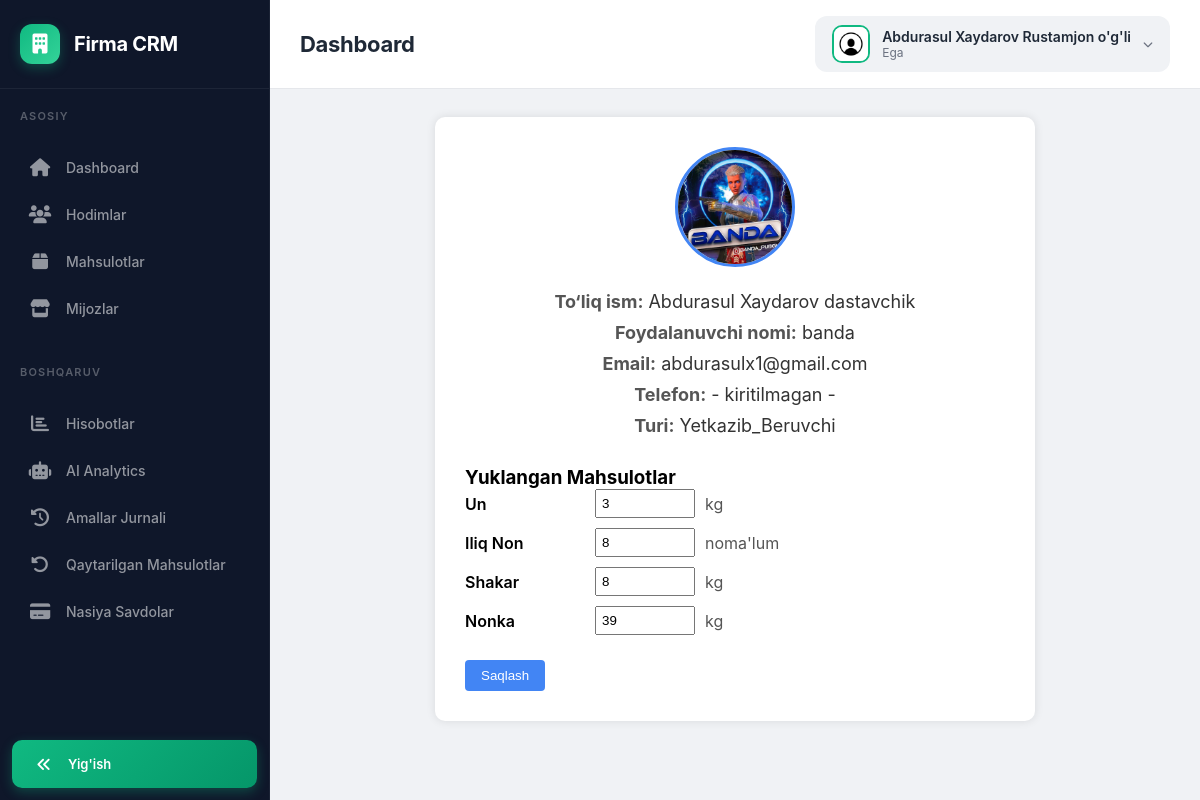
/profile/banda (signed in), run on the app's committed database.
### main/models.py (models this page shows, shortened)
class User(AbstractUser):
    id = models.BigAutoField(primary_key=True)
    USER_TYPES = (
        ('pazanda', 'Pazanda'),
        ('yetkazib_beruvchi', 'Yetkazib Beruvchi'),
        ('ega', 'Ega'),
    )
    login=models.CharField(max_length=255, blank=True, null=True)
    password = models.CharField(max_length=255, blank=True, null=True)
    tuliq_ismi = models.CharField(max_length=255, blank=True, null=True)
    type = models.CharField(max_length=20, choices=USER_TYPES)
    token = models.CharField(max_length=255, blank=True, null=True)
    tg_id = models.CharField(max_length=100, blank=True, null=True)
    tel_raqami = models.CharField(max_length=100, blank=True, null=True)
    is_active = models.BooleanField(default=True)
    @property
    def rasmi(self):
        if self.type == 'yetkazib_beruvchi':
            try:
                return YetkazibBeruvchi.objects.get(user=self).rasmi.url
            except YetkazibBeruvchi.DoesNotExist:
                return None
        elif self.type == 'pazanda':
            try:
                return Pazanda.objects.get(user=self).rasmi.url
            except Pazanda.DoesNotExist:
                return None
        return None

class YetkazibBeruvchi(models.Model):
    user = models.OneToOneField(User, on_delete=models.CASCADE)
    tuliq_ismi = models.CharField(max_length=255)
    rasmi = models.ImageField(upload_to='yetkazib/')
    bmh = models.TextField(verbose_name="Biriktirilgan mashina haqida")
    bmr = models.ImageField(upload_to='mashina_rasmlar/')
    mahsulotlar = models.TextField(null=True, blank=True)

class MahsulotTuri(models.Model):
    nomi = models.CharField(max_length=100)  # kg, dona, l
    def __str__(self):
        return self.nomi

### main/views.py (the view, shortened to what this page needs)
# urls.py: path('profile/<str:username>', profile_view, name='profile'),
@login_required(login_url='login')
def profile_view(request, username):
    user =  User.objects.get(username=username)
    if request.method == 'GET':
        if request.user.type ==  'yetkazib_beruvchi':
            return render(request, 'ytprofile.html', {'user': user})
        elif request.user.type == 'pazanda':
            return render(request, 'pzprofile.html', {'user': user})
        elif request.user.type=='ega':
            if user.type == 'yetkazib_beruvchi':
                yuklamalar = mahsulotlar_miqdori( YetkazibBeruvchi.objects.get(user=user).mahsulotlar) or []
                return render(request, 'egayt.html',{'user': user,'yuklamalar': yuklamalar})
            return render(request, 'egaprofile.html', {'user': user})

### main/templates/egayt.html (shortened to what this page needs)
{% extends 'egabase.html' %}
{% load static %}
{% block content %}
<div class="profile-container">
    <img src="{% if user.rasmi %}{{ user.rasmi }}{% else %}{% static 'images/default_avatar.jpg' %}{% endif %}" alt="Avatar" class="profile-image">
    <div class="profile-info">
        <span class="profile-label">To‘liq ism:</span> {{ user.tuliq_ismi }}
    </div>
    <div class="profile-info">
        <span class="profile-label">Foydalanuvchi nomi:</span> {{ user.username }}
    </div>
    <div class="profile-info">
        <span class="profile-label">Email:</span> {{ user.email }}
    </div>
    <div class="profile-info">
        <span class="profile-label">Telefon:</span> {{ user.telefon|default:"- kiritilmagan -" }}
    </div>
    <div class="profile-info">
        <span class="profile-label">Turi:</span> {{ user.type|title }}
    </div>
    {% if user.type == "yetkazib_beruvchi" %}
    <div class="products-container">
        <h3>Yuklangan Mahsulotlar</h3>
        <form method="POST">
            {% for mahsulot in yuklamalar %}
            <div class="product-row">
                <label>{{ mahsulot.nom }}</label>
                <input type="number" name="{{ mahsulot.nom }}" value="{{ mahsulot.miqdor }}" min="0" step="any" required>
                <span class="product-type">{{ mahsulot.turi }}</span>
            </div>
            {% endfor %}
            <button type="submit" style="margin-top: 15px; padding: 8px 16px; background: #4285f4; color: #fff; border: none; border-radius: 4px; cursor: pointer;">
                Saqlash
            </button>
        </form>
    </div>
    {% endif %}
</div>
{% endblock %}

### main/templates/egabase.html (shortened to what this page needs)
<!DOCTYPE html>
{% load static %}
<html lang="uz">
<head>
    <link rel="stylesheet" href="https://cdnjs.cloudflare.com/ajax/libs/font-awesome/6.4.0/css/all.min.css">
</head>
<body>
    <aside class="sidebar" id="sidebar">
        <div class="sidebar-inner">
            <div class="sidebar-header">
                <div class="sidebar-logo"><i class="fa-solid fa-building"></i></div>
                <span class="sidebar-brand">Firma CRM</span>
            </div>
            <div class="sidebar-menu-wrapper">
                <div class="sidebar-section-label">Asosiy</div>
                <ul class="sidebar-menu">
                    <li class="menu-item">
                        <a href="{% url 'main' %}" class="menu-link {% if request.path == '/' %}active{% endif %}"
                            data-title="Dashboard">
                            <span class="menu-icon"><i class="fa-solid fa-house"></i></span>
                            <span class="menu-text">Dashboard</span>
                        </a>
                    </li>
                    <li class="menu-item">
                        <a href="{% url 'hodimlar_list' %}"
                            class="menu-link {% if '/hodimlar/' in request.path or '/edituser/' in request.path or '/createuser/' in request.path %}active{% endif %}"
                            data-title="Hodimlar">
                            <span class="menu-icon"><i class="fa-solid fa-users"></i></span>
                            <span class="menu-text">Hodimlar</span>
                        </a>
                    </li>
                    <li class="menu-item">
                        <a href="{% url 'mahsulotlar_list' %}"
                            class="menu-link {% if '/mahsulotlar/' in request.path or '/product/' in request.path %}active{% endif %}"
                            data-title="Mahsulotlar">
                            <span class="menu-icon"><i class="fa-solid fa-box"></i></span>
                            <span class="menu-text">Mahsulotlar</span>
                        </a>
                    </li>
                    <li class="menu-item">
                        <a href="{% url 'mijozlar_list' %}"
                            class="menu-link {% if '/mijozlar/' in request.path or '/mijoz/' in request.path %}active{% endif %}"
                            data-title="Mijozlar">
                            <span class="menu-icon"><i class="fa-solid fa-store"></i></span>
                            <span class="menu-text">Mijozlar</span>
                        </a>
                    </li>
                </ul>
                <div class="sidebar-section-label">Boshqaruv</div>
                <ul class="sidebar-menu">
                    <li class="menu-item">
                        <a href="{% url 'hisobotlar' %}"
                            class="menu-link {% if '/hisobotlar/' in request.path %}active{% endif %}"
                            data-title="Hisobotlar">
                            <span class="menu-icon"><i class="fa-solid fa-chart-bar"></i></span>
                            <span class="menu-text">Hisobotlar</span>
                        </a>
                    </li>
                    <li class="menu-item">
                        <a href="{% url 'analytics_dashboard' %}"
                            class="menu-link {% if '/analytics/' in request.path %}active{% endif %}"
                            data-title="AI Analytics">
                            <span class="menu-icon"><i class="fa-solid fa-robot"></i></span>
                            <span class="menu-text">AI Analytics</span>
                        </a>
                    </li>
                    <li class="menu-item">
                        <a href="{% url 'amallog' %}"
                            class="menu-link {% if '/amallar/' in request.path %}active{% endif %}"
                            data-title="Amallar Jurnali">
                            <span class="menu-icon"><i class="fa-solid fa-clock-rotate-left"></i></span>
                            <span class="menu-text">Amallar Jurnali</span>
                        </a>
                    </li>
                    <li class="menu-item">
                        <a href="{% url 'qaytarishlar' %}"
                            class="menu-link {% if '/qaytarishlar/' in request.path %}active{% endif %}"
                            data-title="Qaytarilgan Mahsulotlar">
                            <span class="menu-icon"><i class="fa-solid fa-rotate-left"></i></span>
                            <span class="menu-text">Qaytarilgan Mahsulotlar</span>
                        </a>
                    </li>
                    <li class="menu-item">
                        <a href="{% url 'nasiya_savdolar' %}"
                            class="menu-link {% if '/nasiya-savdolar/' in request.path %}active{% endif %}"
                            data-title="Nasiya Savdolar">
                            <span class="menu-icon"><i class="fa-solid fa-credit-card"></i></span>
                            <span class="menu-text">Nasiya Savdolar</span>
                        </a>
                    </li>
                </ul>
            </div>
            <div class="sidebar-toggle" onclick="toggleSidebar()">
                <i class="fa-solid fa-angles-left"></i>
                <span class="toggle-text">Yig'ish</span>
            </div>
        </div>
    </aside>
    <div class="main-wrapper">
        <header class="top-header">
            <div class="header-left">
                <div>
                    <h1 class="header-title" id="pageTitle">{% block page_title %}Dashboard{% endblock %}</h1>
                </div>
            </div>
            <div class="header-actions">
                <div class="user-profile" id="userProfile" onclick="toggleUserDropdown()">
                    <img src="{% if request.user.rasmi %}{{ request.user.rasmi.url }}{% else %}{% static 'images/default_avatar.jpg' %}{% endif %}"
                        alt="Avatar" class="user-avatar">
                    <div class="user-info">
                        <span class="user-name">{{ request.user.tuliq_ismi }}</span>
                        <span class="user-role">Ega</span>
                    </div>
                    <span class="dropdown-toggle"><i class="fa-solid fa-chevron-down"></i></span>
                </div>
            </div>
        </header>
        <main class="main-content">
            {% block content %}
            {% endblock %}
        </main>
    </div>
</body>
</html>

### main/templates/egabase.html (style rules this page uses)
* { margin: 0; padding: 0; box-sizing: border-box; }
:root { --primary-color: #10b981; --primary-dark: #059669; --primary-glow: rgba(16, 185, 129, 0.3); --secondary-color: #667eea; --danger-color: #ef4444; --success-color: #22c55e; --warning-color: #f59e0b; --text-dark: #1f2937; --text-light: #6b7280; --bg-light: #f0f2f5; --bg-white: #ffffff; --border-color: #e5e7eb; --sidebar-width: 270px; --sidebar-collapsed: 78px; --sidebar-bg: #0f172a; --sidebar-hover: rgba(255, 255, 255, 0.06); }
body { font-family: 'Inter', -apple-system, BlinkMacSystemFont, 'Segoe UI', Roboto, sans-serif; background: var(--bg-light); min-height: 100vh; }
.sidebar { position: fixed; left: 0; top: 0; bottom: 0; width: var(--sidebar-width); background: var(--sidebar-bg); transition: all 0.3s cubic-bezier(0.4, 0, 0.2, 1); z-index: 1000; overflow-x: hidden; overflow-y: auto; border-right: 1px solid rgba(255, 255, 255, 0.05); }
.sidebar { scrollbar-width: none; }
.sidebar-header { padding: 24px 20px; border-bottom: 1px solid rgba(255, 255, 255, 0.06); display: flex; align-items: center; gap: 14px; }
.sidebar-inner { display: flex; flex-direction: column; height: 100%; }
.sidebar-menu-wrapper { flex: 1; overflow-y: auto; scrollbar-width: none; }
.sidebar-logo { width: 40px; height: 40px; background: linear-gradient(135deg, var(--primary-color), #34d399); border-radius: 12px; display: flex; align-items: center; justify-content: center; font-size: 20px; color: white; flex-shrink: 0; box-shadow: 0 4px 12px var(--primary-glow); }
.sidebar-brand { color: white; font-size: 20px; font-weight: 700; white-space: nowrap; opacity: 1; transition: opacity 0.3s ease; letter-spacing: -0.3px; }
.sidebar-toggle { display: flex; align-items: center; gap: 12px; padding: 16px 20px; margin: 8px 12px 12px; cursor: pointer; color: white; font-size: 13px; font-weight: 600; transition: all 0.25s ease; background: linear-gradient(135deg, var(--primary-color), var(--primary-dark)); border-radius: 10px; flex-shrink: 0; box-shadow: 0 4px 12px var(--primary-glow); }
.sidebar-toggle i { font-size: 15px; width: 24px; text-align: center; }
.sidebar-toggle .toggle-text { white-space: nowrap; opacity: 1; transition: opacity 0.3s ease; }
.sidebar-section-label { padding: 20px 20px 8px; font-size: 11px; font-weight: 600; text-transform: uppercase; letter-spacing: 1.2px; color: rgba(255, 255, 255, 0.3); }
.sidebar-menu { padding: 12px 0; list-style: none; }
.menu-item { margin: 2px 12px; }
.menu-link { display: flex; align-items: center; gap: 14px; padding: 12px 16px; color: rgba(255, 255, 255, 0.55); text-decoration: none; border-radius: 10px; transition: all 0.2s ease; position: relative; font-size: 14px; font-weight: 500; }
.menu-icon { font-size: 18px; width: 24px; text-align: center; flex-shrink: 0; transition: color 0.2s ease; }
.menu-text { white-space: nowrap; opacity: 1; transition: opacity 0.3s ease; }
.main-wrapper { margin-left: var(--sidebar-width); transition: margin-left 0.3s cubic-bezier(0.4, 0, 0.2, 1); min-height: 100vh; display: flex; flex-direction: column; }
.top-header { background: var(--bg-white); padding: 16px 30px; border-bottom: 1px solid var(--border-color); display: flex; justify-content: space-between; align-items: center; position: sticky; top: 0; z-index: 100; backdrop-filter: blur(10px); background: rgba(255, 255, 255, 0.95); }
.header-left { display: flex; align-items: center; gap: 16px; }
.header-title { font-size: 22px; font-weight: 700; color: var(--text-dark); letter-spacing: -0.3px; }
.header-actions { display: flex; align-items: center; gap: 12px; }
.user-profile { display: flex; align-items: center; gap: 12px; padding: 8px 16px; background: var(--bg-light); border-radius: 12px; cursor: pointer; transition: all 0.3s ease; position: relative; border: 1px solid transparent; }
.user-avatar { width: 38px; height: 38px; border-radius: 10px; object-fit: cover; border: 2px solid var(--primary-color); }
.user-info { display: flex; flex-direction: column; }
.user-name { font-weight: 600; color: var(--text-dark); font-size: 14px; }
.user-role { font-size: 12px; color: var(--text-light); }
.dropdown-toggle { font-size: 10px; color: var(--text-light); transition: transform 0.3s ease; }
.main-content { flex: 1; padding: 28px; }

### data on the page
User: user.tuliq_ismi "Abdurasul Xaydarov Rustamjon o'g'li"
User: type+id (picture), tuliq_ismi "Abdurasul Xaydarov dastavchik", username "banda", email "abdurasulx1@gmail.com", type "Yetkazib_Beruvchi"
MahsulotTuri: turi "kg" "kg" "kg"

### other printed values
{{ user.telefon|default:"- kiritilmagan -" }} "- kiritilmagan -"
{{ mahsulot.nom }} "Un" "Iliq Non" "Shakar" "Nonka"
{{ mahsulot.turi }} "noma'lum"
